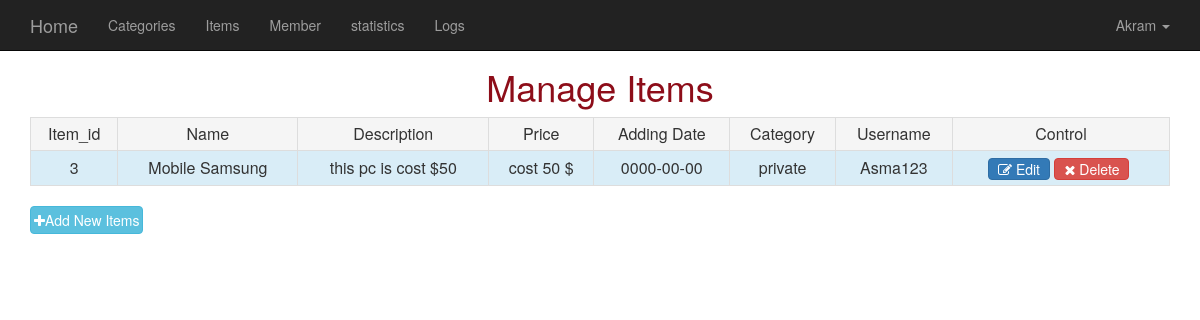
Page /items.php (signed in) on the committed database.
### tables this page shows
CREATE TABLE IF NOT EXISTS `items` (
`item_id` int(11) NOT NULL,
  `name` varchar(255) NOT NULL,
  `description` text NOT NULL,
  `price` varchar(255) NOT NULL,
  `add_date` date NOT NULL,
  `country_made` varchar(255) NOT NULL,
  `image` varchar(255) NOT NULL,
  `status` varchar(255) NOT NULL,
  `rating` int(11) NOT NULL,
  `cat_id` int(11) NOT NULL,
  `user_id` int(11) NOT NULL
);

CREATE TABLE IF NOT EXISTS `categories` (
`cat_id` int(11) NOT NULL,
  `catname` varchar(255) NOT NULL,
  `description` text NOT NULL,
  `ordering` int(11) NOT NULL,
  `visibe` tinyint(4) NOT NULL DEFAULT '0',
  `allow_comment` tinyint(4) DEFAULT '0',
  `allow_ads` tinyint(4) NOT NULL DEFAULT '0'
);

CREATE TABLE IF NOT EXISTS `users` (
`user_id` int(11) NOT NULL,
  `username` varchar(50) NOT NULL,
  `password` varchar(50) NOT NULL,
  `email` varchar(255) NOT NULL,
  `fullname` varchar(255) NOT NULL,
  `group_id` int(11) NOT NULL DEFAULT '0' COMMENT 'identify user or admin',
  `trust_status` int(11) NOT NULL DEFAULT '0',
  `reg_status` int(11) NOT NULL DEFAULT '0',
  `Date` date NOT NULL
);

### items.php (the view, shortened to what this page needs)
<?php $page_title='items'; include("includes/header.php"); ?>
	<?php
	if(isset($_SESSION['username'])){
		if(isset($_GET['do'])){
			$do = $_GET['do'];
		}else{
			$do = 'manage';
		}
		if($do == "manage"){
						$query = "SELECT items.* ,
           						categories.catname as categories_name ,
								users.username as usersname
					           	from items
                                  inner join categories on categories.cat_id = items.cat_id
                                  inner join users on users.user_id = items.user_id";
						$result = mysql_query($query,$connection);
					?>
							<div class="container">
								<h1 class="text-center">Manage Items</h1>
								<div class="table-responsive">
									<table class="table table-condensed table-hover table-bordered table-striped text-center">
									<tr class="active">
										<td>Item_id</td>
										<td>Name</td>
										<td>Description</td>
										<td>Price</td>
										<td>Adding Date</td>
										<td>Category</td>
										<td>Username</td>
										<td>Control</td>
									</tr>
										<?php
											while($found_item = mysql_fetch_array($result)){
												echo '<tr class="info">';
													echo "<td>".$found_item['item_id']."</td>";
													echo "<td>".$found_item['name']."</td>";
													echo "<td>".$found_item['description']."</td>";
													echo "<td>".$found_item['price']."</td>";
													echo "<td>".$found_item['add_date']."</td>";
													echo "<td>".$found_item['categories_name']."</td>";
													echo "<td>".$found_item['usersname']."</td>";
													echo "<td><a href='items.php?do=edit&item_id={$found_item['item_id']}'
													class='btn btn-primary'><i class='fa fa-edit'></i> Edit </a>
											                  <a href='items.php?do=delete&item_id={$found_item['item_id']}'
													class='btn btn-danger confirm'><i class='fa fa-close'></i> Delete </a>&nbsp;";
														 echo"</td>";
												echo "</tr>";
											}
										?>
									</table>
								</div>
								<a href="items.php?do=add" class="btn btn-info newmember"><i class="fa fa-plus"></i>Add New Items</a>
							</div>
			<?php
				}
				include("includes/footer.php");
			}
			else{
				header("location:index.php");
				exit();
			}
?>

### layout/css/mystyle.css (style rules this page uses)
h1 { margin-top: 67px; text-align: center; margin-bottom: 10px; color: #8D0D19; }
.table-condensed>tbody>tr>td, .table-condensed>tbody>tr>th, .table-condensed>tfoot>tr>td, .table-condensed>tfoot>tr>th, .table-condensed>thead>tr>td ,.table-condensed>thead>tr>th { vertical-align:middle; padding:5px; }
.info .btn { padding: 0px 9px; }
.newmember.btn { padding: 3px 3px; !important }

### rows in the picture
items: item_id "3", name "Mobile Samsung", description "this pc is cost $50", price "cost 50 $", add_date "0000-00-00", cat.catname "private", user.username "Asma123"
